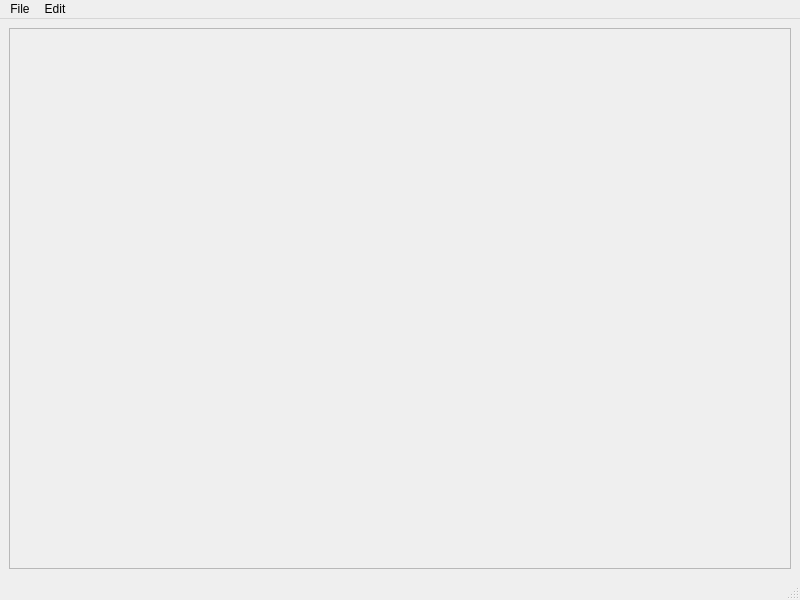
<?xml version="1.0" encoding="UTF-8"?>
<ui version="4.0">
 <class>MainWindow</class>
 <widget class="QMainWindow" name="MainWindow">
  <property name="geometry">
   <rect>
    <x>0</x>
    <y>0</y>
    <width>800</width>
    <height>600</height>
   </rect>
  </property>
  <property name="windowTitle">
   <string>MainWindow</string>
  </property>
  <widget class="QWidget" name="centralwidget">
   <layout class="QVBoxLayout" name="verticalLayout">
    <property name="spacing">
     <number>2</number>
    </property>
    <item>
     <widget class="QScrollArea" name="MainScrollArea">
      <property name="widgetResizable">
       <bool>true</bool>
      </property>
      <property name="alignment">
       <set>Qt::AlignLeading|Qt::AlignLeft|Qt::AlignTop</set>
      </property>
      <widget class="QWidget" name="scrollAreaWidgetContents">
       <property name="geometry">
        <rect>
         <x>0</x>
         <y>0</y>
         <width>780</width>
         <height>536</height>
        </rect>
       </property>
       <layout class="QVBoxLayout" name="verticalLayout_2">
        <property name="spacing">
         <number>2</number>
        </property>
        <item>
         <layout class="QVBoxLayout" name="MainContentWindow"/>
        </item>
       </layout>
      </widget>
     </widget>
    </item>
   </layout>
  </widget>
  <widget class="QMenuBar" name="menubar">
   <property name="geometry">
    <rect>
     <x>0</x>
     <y>0</y>
     <width>800</width>
     <height>22</height>
    </rect>
   </property>
   <widget class="QMenu" name="menuFile">
    <property name="title">
     <string>File</string>
    </property>
   </widget>
   <widget class="QMenu" name="menuEdit">
    <property name="title">
     <string>Edit</string>
    </property>
    <addaction name="actionNew_Line"/>
   </widget>
   <addaction name="menuFile"/>
   <addaction name="menuEdit"/>
  </widget>
  <widget class="QStatusBar" name="statusbar"/>
  <action name="actionNew_Line">
   <property name="icon">
    <iconset theme="list-add">
     <normaloff>.</normaloff>.</iconset>
   </property>
   <property name="text">
    <string>New Line</string>
   </property>
   <property name="shortcut">
    <string>Ctrl+N</string>
   </property>
  </action>
 </widget>
 <resources/>
 <connections/>
</ui>
